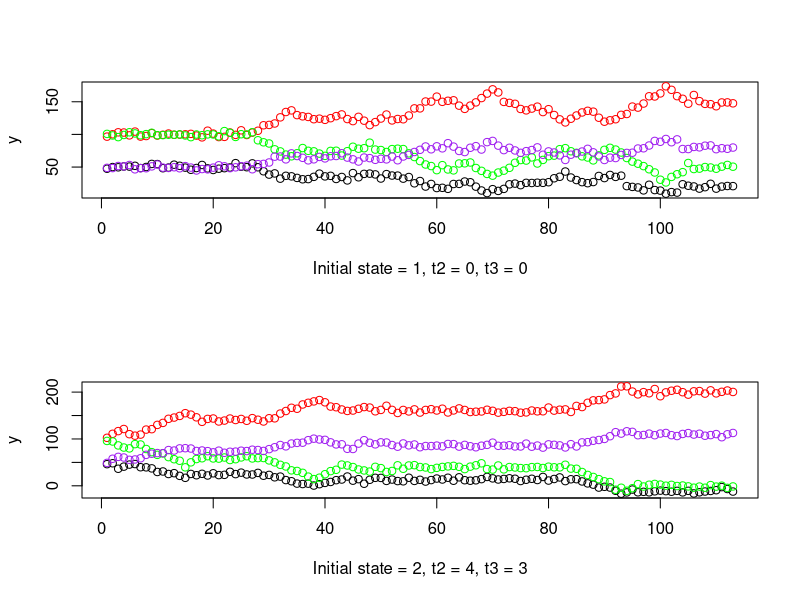
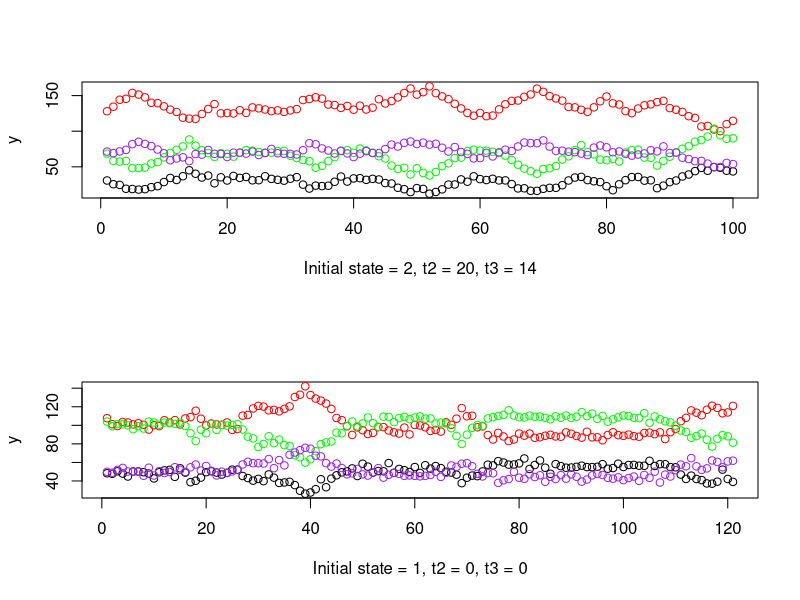
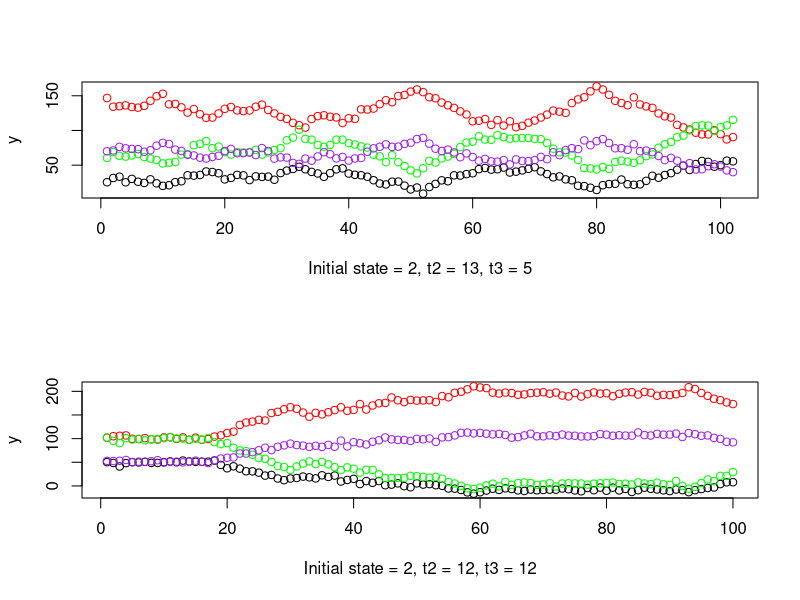
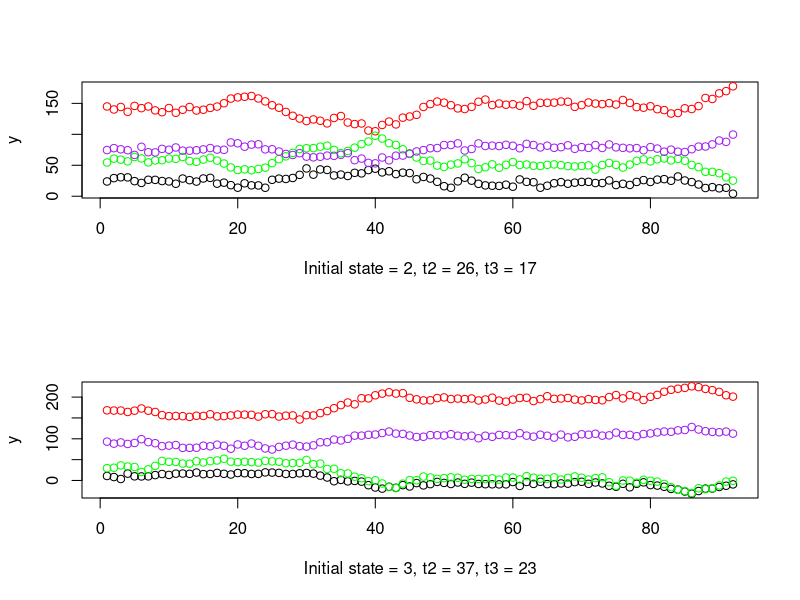
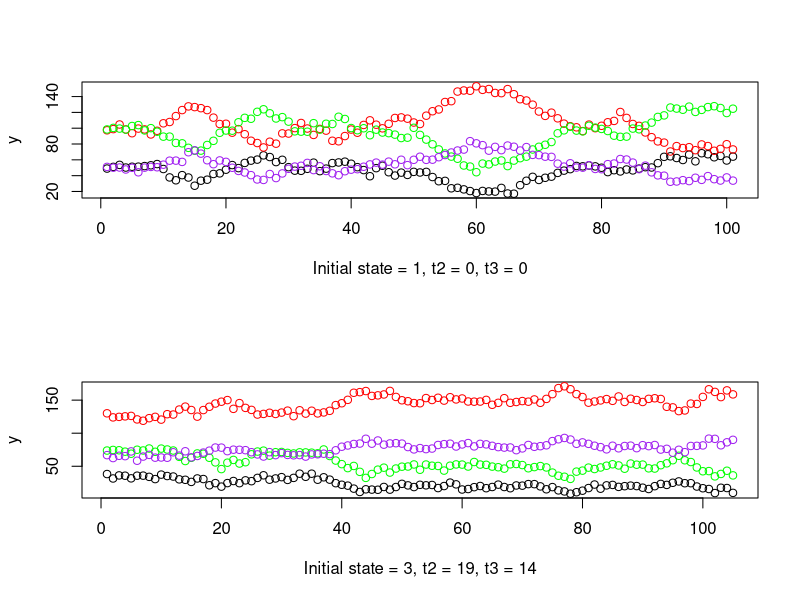
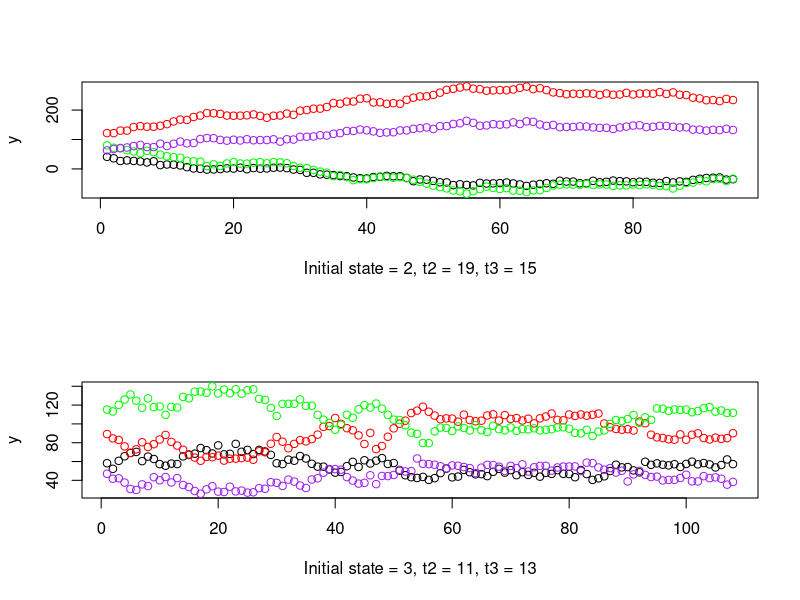
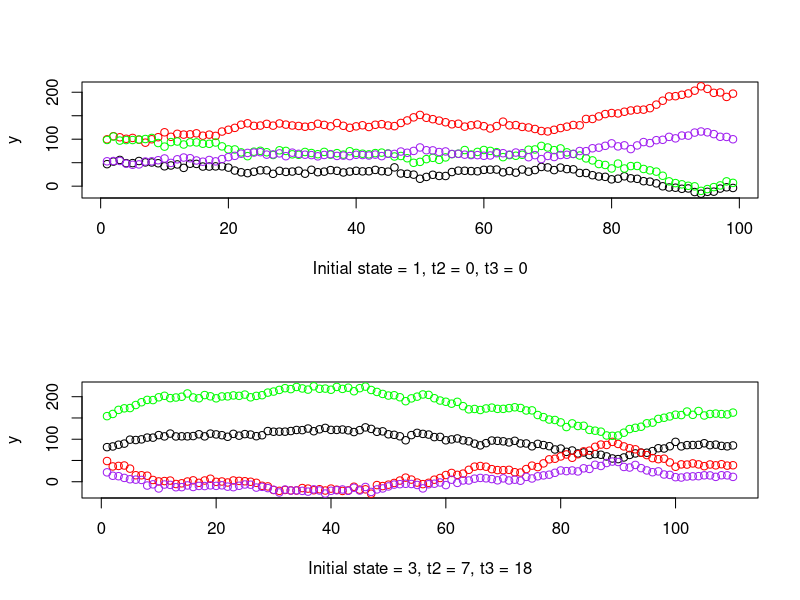
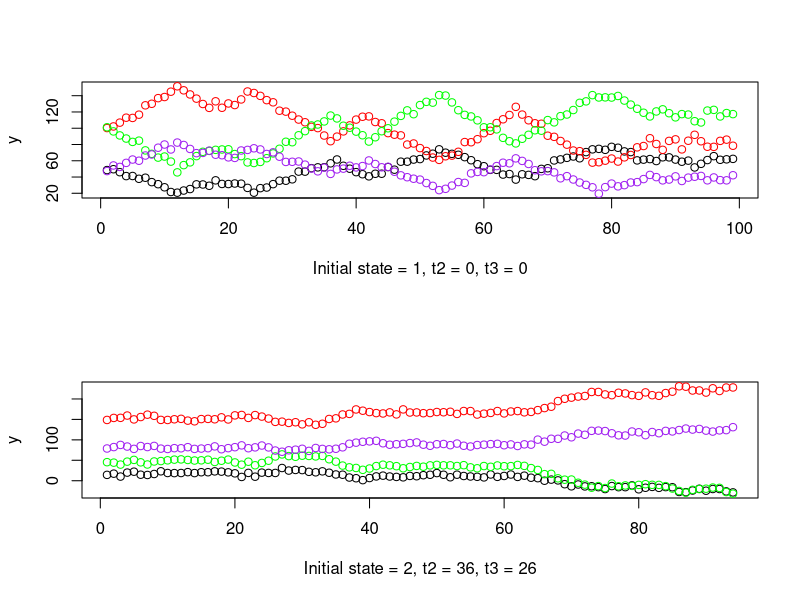

Recreate these plots in R, in order. (Note: this script raises an error after producing the figures.)
library(mvtnorm, quietly=T)

# Parameter initialization -----------------------------------------------------
par_index = list()
par_index$alpha = 1:12
par_index$zeta = 13:16
par_index$diag_R = 17:20
par_index$init = 21:22

par = rep(0, max(do.call('c', par_index)))
par[par_index$alpha] = c( 50, -3,  3,
                         100,  5, -5,
                         100, -5,  5,
                          50,  3, -3)
par[par_index$zeta] = c(-2, -1, -1.5, -1.5)
par[par_index$diag_R] = c(2, 2, 2, 2)
par[par_index$init] = c(0, 0)

N = 500
n_state = 3

# Defining parameter objects ---------------------------------------------------
alpha = matrix(par[par_index$alpha], nrow = 3)
zeta = par[par_index$zeta]
R = diag(exp(par[par_index$diag_R]))

qz = exp(zeta)
Q = matrix(c(    1, qz[1],     0,
                 0,     1, qz[2],
             qz[3], qz[4],     1), ncol=3, byrow=T)

P = Q / rowSums(Q)

init_logit = c(0, par[par_index$init])
init_logit = exp(init_logit)
init_prob = init_logit / sum(init_logit)

# Simulate multiple datasets ---------------------------------------------------
for(seed_num in 1:100) {
    
    print(paste0("Data set number: ", seed_num))
    set.seed(seed_num)
    
    if(seed_num == 1) {
        pdf("Plots/sim_data.pdf")
        par(mfrow=c(2,1))
    }

    data_format = NULL
    for(i in 1:N) {
        m_i = rpois(n = 1, lambda = 150)
        n_i = rpois(n = 1, lambda = 100)

        # Ensure m_i >= n_i
        while(m_i < n_i) {
            m_i = rpois(n = 1, lambda = 150)
            n_i = rpois(n = 1, lambda = 100)
        }

        big_b_i = rep(NA, m_i)
        b_i     = rep(NA, n_i)
        y_i     = matrix(nrow = n_i, ncol = 4)
        
        # Sample a long string of latent states
        big_b_i[1] = 1
        for(k in 2:m_i) {
            big_b_i[k] = sample(1:n_state, size = 1, prob=P[big_b_i[k-1],])
        }

        # Select n_i of the states for the true latent state sequence
        b_i = tail(big_b_i, n_i)
        before_b_i = big_b_i[1:(m_i - n_i + 1)]
        if(b_i[1] == 1) {
            before_b_i = 1
        }

        # Sample the observations
        t_2 = sum(before_b_i == 2)
        t_3 = sum(before_b_i == 3)
        g_0 = alpha[1,] + t_2 * alpha[2, ] + t_3 * alpha[3, ]
        for(k in 1:n_i) {
            mean_k = NULL
            if(k == 1) {
                mean_k = g_0
            } else {
                mean_k = g_0 + sum(b_i[2:k] == 2) * alpha[2, ] + sum(b_i[2:k] == 3) * alpha[3, ]
            }
            
            y_i[k, ] = rmvnorm(n = 1, mean = mean_k, sigma = R)
        }
        
        sub_i = cbind(i, y_i, b_i, t_2, t_3)
        data_format = rbind(data_format, sub_i)
        
        if(seed_num == 1 & i <= 50) {
            y_bounds = c(min(c(y_i)), max(c(y_i)))
            plot(1:n_i, y_i[,1], ylim = y_bounds, ylab = "y", 
                 xlab = paste0("Initial state = ", b_i[1], ", t2 = ", t_2, ", t3 = ", t_3))
            points(1:n_i, y_i[,2], col = 'red')
            points(1:n_i, y_i[,3], col = 'green')
            points(1:n_i, y_i[,4], col = 'purple')    
        }
    }
    if(seed_num == 1) dev.off()
    
    colnames(data_format) = c("id", "y1", "y2", "y3", "y4", "state", "t2", "t3")
    save(data_format, file = paste0('Data/data_format', seed_num, '.rda'))    

    # Transition frequencies for the simulated data set ------------------------
    nTrans_sim = matrix(0, nrow = n_state, ncol = n_state)
    for(i in unique(data_format[,"id"])){
    	subject <- data_format[data_format[,"id"]==i,,drop=FALSE]
    	for(k in 2:nrow(subject)) {
    	    nTrans_sim[subject[k-1, "state"], subject[k, "state"]] = 
    	        nTrans_sim[subject[k-1, "state"], subject[k, "state"]] + 1 
    	}
    }
    
    change_states = c(nTrans_sim[1,2], nTrans_sim[2,3], nTrans_sim[3,1], nTrans_sim[3,2])
    print("All observed transitions: ")
    print(nTrans_sim)
    cat('Transition fequencies = ', change_states / sum(change_states),'\n')
    cat('Transition counts     = ', change_states,'\n')
}
